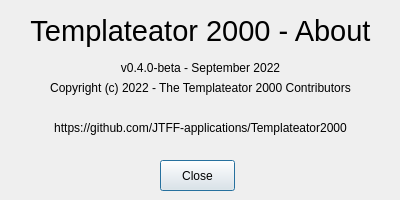
<?xml version="1.0" encoding="UTF-8"?>
<ui version="4.0">
 <class>AboutDialogClass</class>
 <widget class="QDialog" name="AboutDialogClass">
  <property name="geometry">
   <rect>
    <x>0</x>
    <y>0</y>
    <width>400</width>
    <height>200</height>
   </rect>
  </property>
  <property name="windowTitle">
   <string>About Templateator 2000</string>
  </property>
  <widget class="QLabel" name="label">
   <property name="geometry">
    <rect>
     <x>0</x>
     <y>0</y>
     <width>401</width>
     <height>61</height>
    </rect>
   </property>
   <property name="font">
    <font>
     <pointsize>22</pointsize>
    </font>
   </property>
   <property name="text">
    <string>Templateator 2000 - About</string>
   </property>
   <property name="alignment">
    <set>Qt::AlignCenter</set>
   </property>
  </widget>
  <widget class="QLabel" name="label_2">
   <property name="geometry">
    <rect>
     <x>0</x>
     <y>60</y>
     <width>401</width>
     <height>16</height>
    </rect>
   </property>
   <property name="text">
    <string>v0.4.0-beta - September 2022</string>
   </property>
   <property name="alignment">
    <set>Qt::AlignCenter</set>
   </property>
  </widget>
  <widget class="QLabel" name="label_3">
   <property name="geometry">
    <rect>
     <x>0</x>
     <y>80</y>
     <width>401</width>
     <height>16</height>
    </rect>
   </property>
   <property name="text">
    <string>Copyright (c) 2022 - The Templateator 2000 Contributors</string>
   </property>
   <property name="alignment">
    <set>Qt::AlignCenter</set>
   </property>
  </widget>
  <widget class="QPushButton" name="close_btn">
   <property name="geometry">
    <rect>
     <x>160</x>
     <y>160</y>
     <width>75</width>
     <height>31</height>
    </rect>
   </property>
   <property name="text">
    <string>Close</string>
   </property>
  </widget>
  <widget class="QLabel" name="label_4">
   <property name="geometry">
    <rect>
     <x>0</x>
     <y>120</y>
     <width>401</width>
     <height>16</height>
    </rect>
   </property>
   <property name="text">
    <string>https://github.com/JTFF-applications/Templateator2000</string>
   </property>
   <property name="alignment">
    <set>Qt::AlignCenter</set>
   </property>
  </widget>
 </widget>
 <layoutdefault spacing="6" margin="11"/>
 <resources/>
 <connections/>
</ui>
